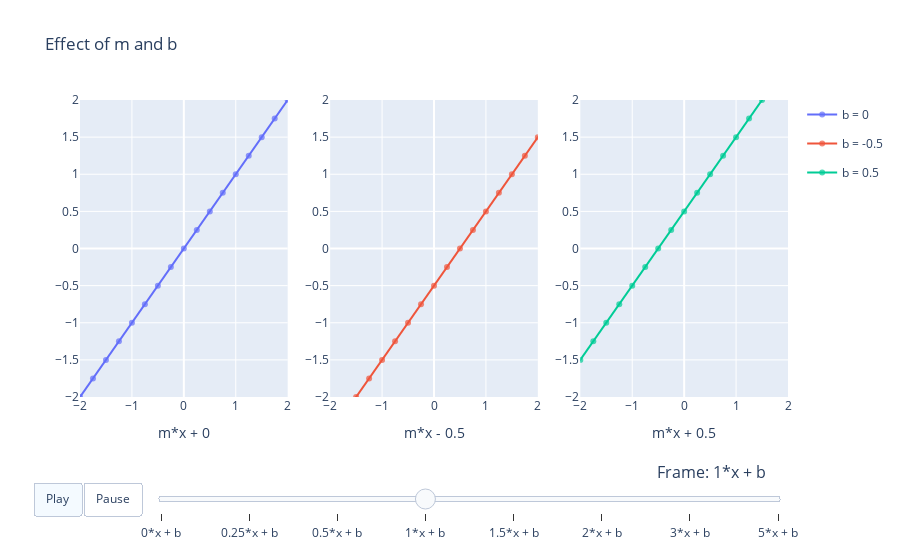

The code cell stored with this chart in its notebook:
### Markdown cell above
# Linear Regression - part 1
(Univariate Linear Regression)

Linear regression is a supervised learning method whereby we would like to fit a line in such a way that the error is minimal.  
E.g. in this notebook we try to fit a line which predict the housing prices given the average number of rooms per dwelling.

But first of all, what does a Univariate Linear Regression look like
$$h_{0}(x) = \theta_{0} + \theta_{1}x\\
or  \\
y = \alpha + \beta x  \\
or  \\
y = mx + c    \\
or  \\
y = mx + b
$$

$\theta_{1}, \beta, m$ are called the slope or gradient, how much does go the line up (or down) when we take 1 step on the X-axis  
$\theta_{0}, \alpha, c, b$ are the interceptions with the Y-axis  
  
Also notice that you can find $y = mx + b$ back inside a perceptron without an activation function $y = w_{0} + \sum_{i=1}^{n} x_{i} . w_{i}$

### Code cell
from utils.utility_plots import create_dynamic_h_plot, Data2Plot

data2plot = Data2Plot()

# create 3 dynamic figures
data2plot.prepare_dynamic_data(name='b = 0')
data2plot.prepare_dynamic_data(name='b = -0.5', panel=2)
data2plot.prepare_dynamic_data(name='b = 0.5', panel=3)

# Create a range of m (slope values)
for m in [0, 0.25, 0.5, 1, 1.5, 2, 3, 5]:
    b = 0
    data2plot.feed_dynamic_data(name='b = 0', x= np.arange(-3,3,0.25), y= [ m*x + b for x in np.arange(-3,3,0.25)])
    
    b = -0.5
    data2plot.feed_dynamic_data(name='b = -0.5',  x= np.arange(-3,3,0.25), y= [ m*x + b for x in np.arange(-3,3,0.25)])
    
    b = 0.5
    data2plot.feed_dynamic_data(name='b = 0.5',  x= np.arange(-3,3,0.25), y= [ m*x + b for x in np.arange(-3,3,0.25)])
    
    data2plot.add_frame_label(f'{m}*x + b')
    
# plot
create_dynamic_h_plot(data2plot, 
                      title="Effect of m and b",
                      x_axis_1='m*x + 0', x_range_1=[-2,2], y_range_1=[-2,2],
                      x_axis_2='m*x - 0.5', x_range_2=[-2,2], y_range_2=[-2,2],
                      x_axis_3='m*x + 0.5', x_range_3=[-2,2], y_range_3=[-2,2])

### Figure 1 — Plotly figure (JSON) as saved in the notebook; plotly's stock layout.template omitted (floating-point values rounded to 4 significant figures)
{"data": [{"hoverinfo": "name+text", "legendgroup": "b = 0", "marker": {"line": {"color": "rgba(50,50,50,0.8)", "width": 0}, "opacity": 0.7, "symbol": "circle"}, "mode": "markers+lines", "name": "b = 0", "showlegend": true, "type": "scatter", "x": [-3, -2.75, -2.5, -2.25, -2, -1.75, -1.5, -1.25, -1, -0.75, -0.5, -0.25, 0, 0.25, 0.5, 0.75, 1, 1.25, 1.5, 1.75, 2, 2.25, 2.5, 2.75], "xaxis": "x", "y": [-3, -2.75, -2.5, -2.25, -2, -1.75, -1.5, -1.25, -1, -0.75, -0.5, -0.25, 0, 0.25, 0.5, 0.75, 1, 1.25, 1.5, 1.75, 2, 2.25, 2.5, 2.75], "yaxis": "y"}, {"hoverinfo": "name+text", "legendgroup": "b = -0.5", "marker": {"line": {"color": "rgba(50,50,50,0.8)", "width": 0}, "opacity": 0.7, "symbol": "circle"}, "mode": "markers+lines", "name": "b = -0.5", "showlegend": true, "type": "scatter", "x": [-3, -2.75, -2.5, -2.25, -2, -1.75, -1.5, -1.25, -1, -0.75, -0.5, -0.25, 0, 0.25, 0.5, 0.75, 1, 1.25, 1.5, 1.75, 2, 2.25, 2.5, 2.75], "xaxis": "x2", "y": [-3.5, -3.25, -3, -2.75, -2.5, -2.25, -2, -1.75, -1.5, -1.25, -1, -0.75, -0.5, -0.25, 0, 0.25, 0.5, 0.75, 1, 1.25, 1.5, 1.75, 2, 2.25], "yaxis": "y2"}, {"hoverinfo": "name+text", "legendgroup": "b = 0.5", "marker": {"line": {"color": "rgba(50,50,50,0.8)", "width": 0}, "opacity": 0.7, "symbol": "circle"}, "mode": "markers+lines", "name": "b = 0.5", "showlegend": true, "type": "scatter", "x": [-3, -2.75, -2.5, -2.25, -2, -1.75, -1.5, -1.25, -1, -0.75, -0.5, -0.25, 0, 0.25, 0.5, 0.75, 1, 1.25, 1.5, 1.75, 2, 2.25, 2.5, 2.75], "xaxis": "x3", "y": [-2.5, -2.25, -2, -1.75, -1.5, -1.25, -1, -0.75, -0.5, -0.25, 0, 0.25, 0.5, 0.75, 1, 1.25, 1.5, 1.75, 2, 2.25, 2.5, 2.75, 3, 3.25], "yaxis": "y3"}], "layout": {"autosize": true, "sliders": [{"active": 3, "currentvalue": {"font": {"size": 16}, "prefix": "Frame: ", "visible": true, "xanchor": "right"}, "len": 0.9, "pad": {"b": 10, "t": 60}, "steps": [{"args": [["0"], {"frame": {"duration": 500, "easing": "linear", "redraw": false}, "transition": {"duration": 0, "easing": "linear"}}], "label": "0*x + b", "method": "animate"}, {"args": [["1"], {"frame": {"duration": 500, "easing": "linear", "redraw": false}, "transition": {"duration": 0, "easing": "linear"}}], "label": "0.25*x + b", "method": "animate"}, {"args": [["2"], {"frame": {"duration": 500, "easing": "linear", "redraw": false}, "transition": {"duration": 0, "easing": "linear"}}], "label": "0.5*x + b", "method": "animate"}, {"args": [["3"], {"frame": {"duration": 500, "easing": "linear", "redraw": false}, "transition": {"duration": 0, "easing": "linear"}}], "label": "1*x + b", "method": "animate"}, {"args": [["4"], {"frame": {"duration": 500, "easing": "linear", "redraw": false}, "transition": {"duration": 0, "easing": "linear"}}], "label": "1.5*x + b", "method": "animate"}, {"args": [["5"], {"frame": {"duration": 500, "easing": "linear", "redraw": false}, "transition": {"duration": 0, "easing": "linear"}}], "label": "2*x + b", "method": "animate"}, {"args": [["6"], {"frame": {"duration": 500, "easing": "linear", "redraw": false}, "transition": {"duration": 0, "easing": "linear"}}], "label": "3*x + b", "method": "animate"}, {"args": [["7"], {"frame": {"duration": 500, "easing": "linear", "redraw": false}, "transition": {"duration": 0, "easing": "linear"}}], "label": "5*x + b", "method": "animate"}], "transition": {"duration": 500, "easing": "linear"}, "x": 0.1, "xanchor": "left", "y": 0, "yanchor": "top"}], "title": {"text": "Effect of m and b"}, "updatemenus": [{"buttons": [{"args": [[0, 1, 2, 3, 4, 5, 6, 7], {"frame": {"duration": 500, "redraw": false}, "fromcurrent": true, "transition": {"duration": 0, "easing": "linear"}}], "label": "Play", "method": "animate"}, {"args": [[null], {"frame": {"duration": 0, "redraw": false}, "mode": "immediate", "transition": {"duration": 0}}], "label": "Pause", "method": "animate"}], "direction": "left", "pad": {"r": 10, "t": 85}, "showactive": true, "type": "buttons", "x": 0.1, "xanchor": "right", "y": 0, "yanchor": "top"}], "xaxis": {"anchor": "y", "domain": [0, 0.2933], "range": [-2, 2], "title": {"text": "m*x + 0"}, "type": "linear"}, "xaxis2": {"anchor": "y2", "domain": [0.3533, 0.6467], "range": [-2, 2], "title": {"text": "m*x - 0.5"}, "type": "linear"}, "xaxis3": {"anchor": "y3", "domain": [0.7067, 1], "range": [-2, 2], "title": {"text": "m*x + 0.5"}, "type": "linear"}, "yaxis": {"anchor": "x", "domain": [0, 1], "range": [-2, 2], "type": "linear"}, "yaxis2": {"anchor": "x2", "domain": [0, 1], "range": [-2, 2], "type": "linear"}, "yaxis3": {"anchor": "x3", "domain": [0, 1], "range": [-2, 2], "type": "linear"}}}
